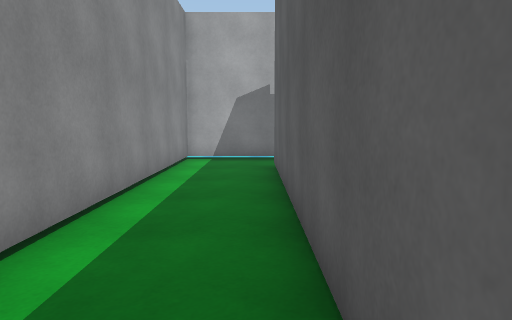
view 1 (above)

16 first-person views from a walk through a 3-D level made in the Unity game engine. The camera is 1.3 m above the floor, tilts 6° down and sees 70° across. The floor is counted in squares, 1 m on a side. Each view is taken from the middle of a square. On the plan, view 1 faces up. The plan holds only what a view shows up to about 15 squares ahead; the rest is blank. The place goes on beyond the plan. The player character is not drawn. Surface patterns are stand-ins for the level's own textures.

view 2
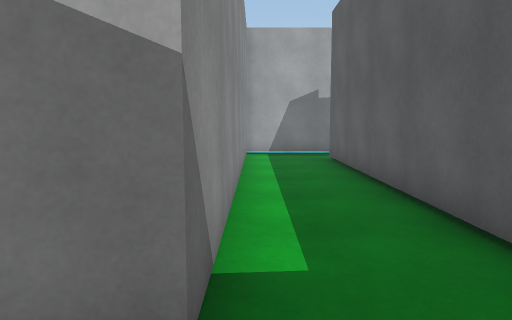

view 3
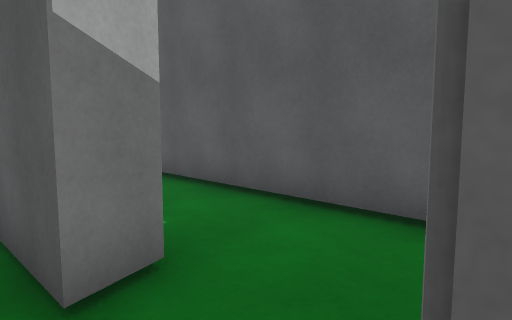

view 4
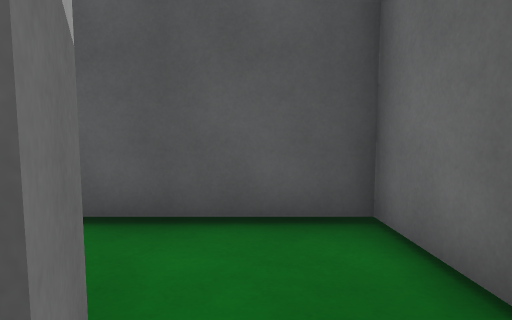

view 5
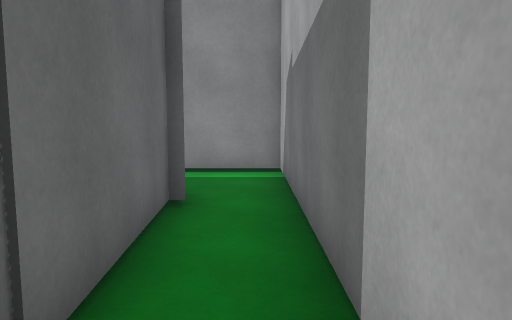

view 6
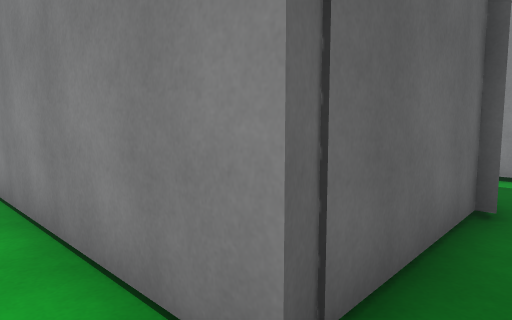

view 7
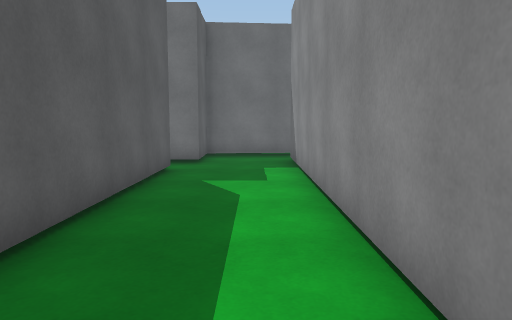

view 8
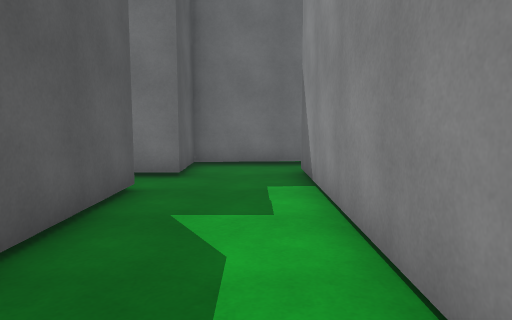

view 9
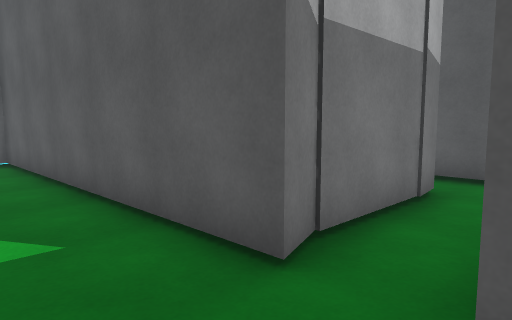

view 10
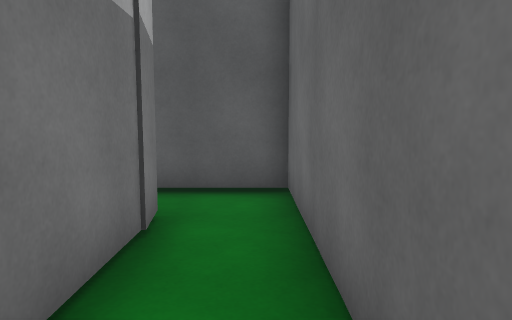

view 11
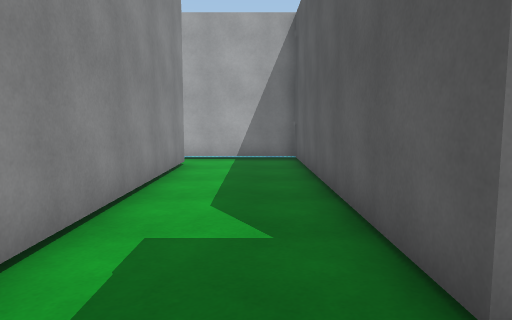

view 12
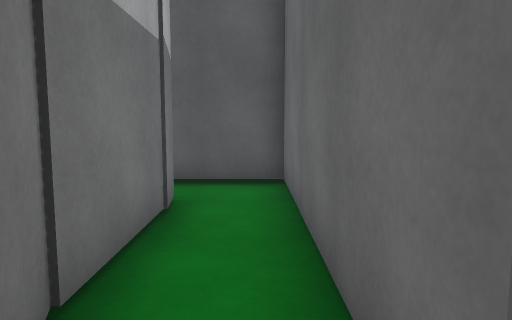

view 13
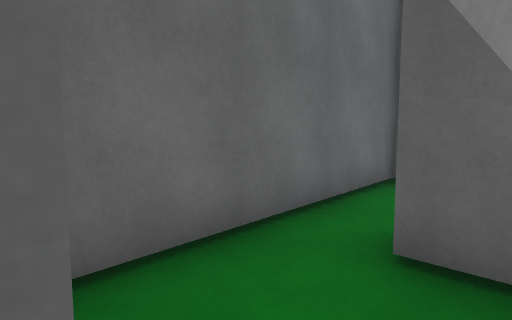

view 14
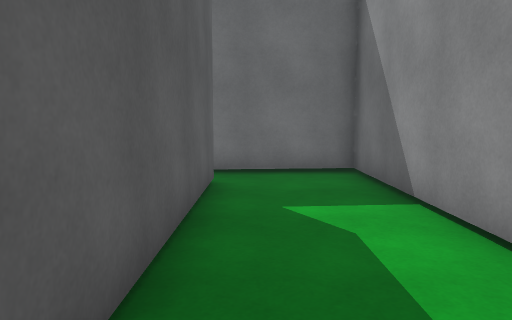

view 15
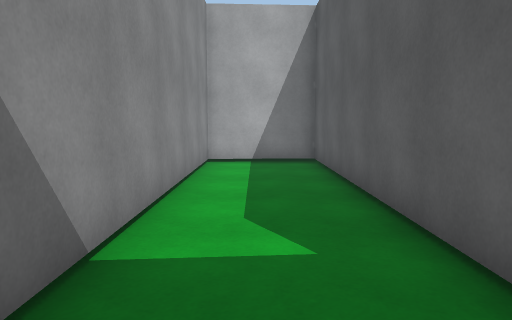

view 16
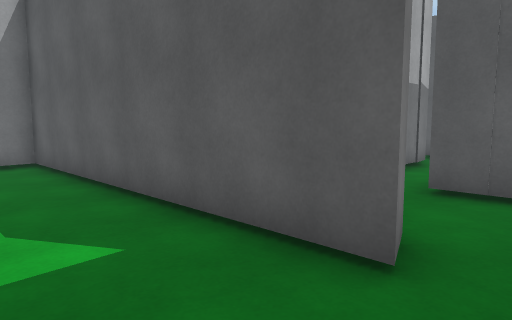

### Floor plan
Points are (right, up) in squares from view 1. A wall is a line through its corners. A room is listed if a view was taken in it or the views show most of it. See-through windows are left out.
Room 1 (views 1, 2)
walls: (1.4, 10.7) (5.4, 10.9); (5.3, 10.8) (5.8, 11); (-1.8, -2.7) (0.5, -2.5) (0.5, 10.6); (-3.1, -2.7) (-2.2, -2.4); (6.6, 12.6) (-2.4, 12.6) (-2.4, -0.2) (-3.3, -0.5)
ways out: opening at (-3, -1.5) to room 2; opening at (6, 12) to room 3
Room 2 (views 3, 4)
walls: (-3.3, -0.5) (-3.3, 1.4)
ways out: opening at (-3, -1.5) to room 1
Room 3 (views 5, 6, 7, 8, 9, 10, 11, 12, 13)
walls: (10.3, 2.4) (9.4, 2) (9.3, 12.6) (6.6, 12.6); (13, 2.3) (10.3, 2.3); (13.9, 2.3) (12.9, 2.2); (8.8, -0.6) (8.8, 0.4) (15.6, 0.4) (15.6, 3); (5.8, 11) (5.8, -0.4)
ways out: opening at (6, 12) to room 1; opening at (7.5, 0) to room 5; opening at (15, 3)
Room 4 (views 14, 15, 16)
walls: (5.8, -0.4) (4.9, -0.7) (4.9, 9.9) (1.5, 9.7) (1.5, -2.4) (6.6, -2)
ways out: opening at (5.5, -1) to room 5
Room 5 (no view inside)
walls: (6.6, -2) (8.8, -1.8) (8.8, -0.6)
ways out: opening at (7.5, 0) to room 3; opening at (5.5, -1) to room 4

Where each view was taken, in squares from view 1:
view 1: 0 up, 0 right, facing up
view 2: 2 down, 2 left, facing up
view 3: 3 down, 4 left, facing up-right
view 4: 1 down, 4 left, facing right
view 5: 12 up, 7 right, facing left
view 6: 12 up, 7 right, facing down-left
view 7: 12 up, 7 right, facing down
view 8: 9 up, 7 right, facing down
view 9: 0 up, 7 right, facing up-right
view 10: 1 up, 9 right, facing right
view 11: 0 up, 8 right, facing up
view 12: 1 up, 8 right, facing right
view 13: 1 up, 9 right, facing down-left
view 14: 7 up, 4 right, facing down
view 15: 2 down, 3 right, facing up
view 16: 2 down, 2 right, facing up-right
